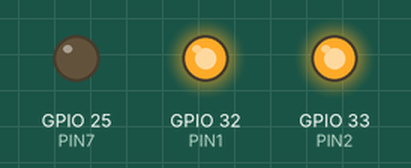
A sketch run on a simulated ESP32. On the bench: output pins drawn as LEDs (lit = HIGH).

Above: at 1.5 s.
At 4.5 s:
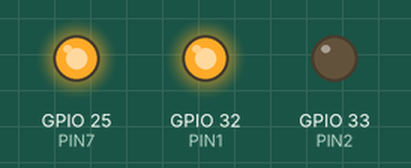
At 7.5 s:
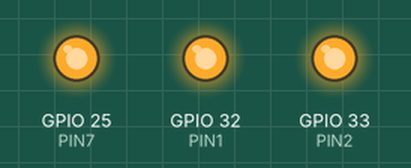
At 10.5 s:
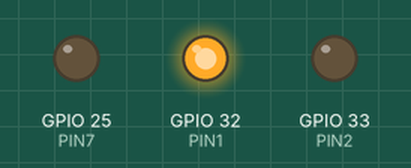
At 13.5 s:
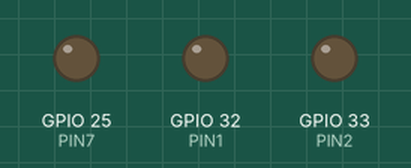
Timing chart, 0 to 19.5 s (numbered marks = the images above):
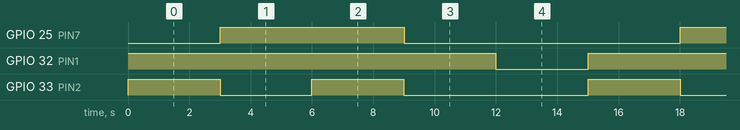

The sketch:

Lab02_05.ino
```cpp
#define PIN1 32
#define PIN2 33
#define PIN7 25

void setup()
{
  pinMode(PIN1, OUTPUT);
  pinMode(PIN2, OUTPUT);
  pinMode(PIN7, OUTPUT);
}

void reverse()
{
  digitalWrite(PIN1, HIGH);
  digitalWrite(PIN2, HIGH);
  digitalWrite(PIN7, LOW);
}

void forward()
{
  digitalWrite(PIN1, HIGH);
  digitalWrite(PIN2, LOW);
  digitalWrite(PIN7, HIGH);
}

void stop1()
{
  digitalWrite(PIN1, HIGH);
  digitalWrite(PIN2, HIGH);
  digitalWrite(PIN7, HIGH);
}

void stop2()
{
  digitalWrite(PIN1, HIGH);
  digitalWrite(PIN2, LOW);
  digitalWrite(PIN7, LOW);
}

void stop3()
{
  digitalWrite(PIN1, LOW);
}

void loop()
{
  reverse();
  delay(3000);
  forward();
  delay(3000);
  stop1();
  delay(3000);
  stop2();
  delay(3000);
  stop3();
  delay(3000);
}
```

Measured:
- by itself, GPIO 25 (PIN7): alternates HIGH for 6.0 s and LOW for 9.0 s
- by itself, GPIO 32 (PIN1): alternates HIGH for 12.0 s and LOW for 3.0 s
- by itself, GPIO 33 (PIN2): repeats every 15.0 s: LOW 3.0 s, HIGH 3.0 s, LOW 6.0 s, HIGH 3.0 s
